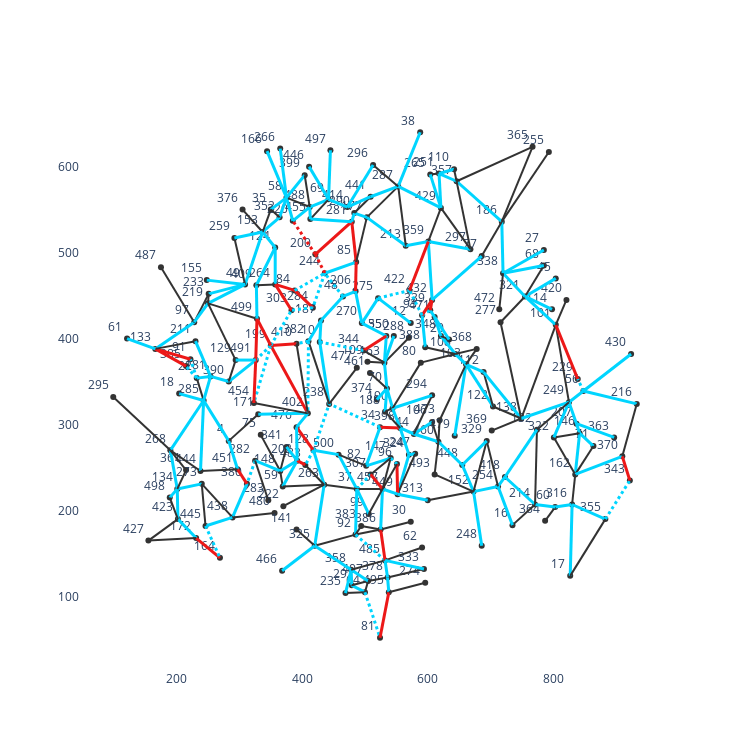

This figure's notebook cell:
### Code cell
fig = go.Figure()

# 幅を固定
fig.update_layout(
    width=750,
    height=750,
)

# 背景を白に変更
fig.update_layout(plot_bgcolor='white')    

grid_x = []
grid_y = []
    
for node in draw_node_list:
    x, y = pos_list[node]
    
    grid_x.append(x)
    grid_y.append(y)

label = list(map(str, draw_node_list))

fig.add_trace(
    go.Scatter(x=grid_x, y=grid_y, mode='markers+text', text=label, marker={'size': 6, 'color': '#333333'}, name='', textposition='top left')
)

drawed = set()

for node in draw_node_list:
    if node not in node_list:
        continue
        
    from_x, from_y = pos_list[node]

    for i, to, w in edge_info_list[node]:
        if (node, to) in drawed:
            continue
            
        to_x, to_y = pos_list[to]
        
        line_def = {'width': 2, 'color': '#333333'}
        
        if (node, to) in orig_node_pair:
            # 元は最短路               
            if (node, to) in del_G12_node_pair:
                line_def = {'width': 3, 'color': '#00d5ff'}
            else:
                line_def = {'width': 3, 'dash': 'dot', 'color': '#00d5ff'}
        else:
            # 元は最短路以外
            if (node, to) in del_G1_node_pair:
                line_def = {'width': 3, 'color': '#2cce2e'}

            if (node, to) in del_G2_node_pair:
                line_def = {'width': 3, 'color': '#ff47dd'}
                
            if (node, to) in del_G12_node_pair:
                line_def = {'width': 3, 'color': '#ec1818'}
        
        if (node, to) in del_edge:
            # 削除辺
            line_def = {'width': 3, 'dash': 'dot', 'color': '#ec1818'}
            
        fig.add_trace(
            go.Scatter(x=[from_x, to_x], y=[from_y, to_y], mode='lines', line=line_def, name='')
        )
        
        drawed.add((node, to))
        drawed.add((to, node))
        
fig.update_layout(showlegend=False)
fig.show()
